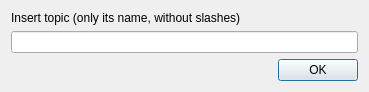
<?xml version="1.0" encoding="UTF-8"?>
<ui version="4.0">
 <class>TopicDialog</class>
 <widget class="QDialog" name="TopicDialog">
  <property name="geometry">
   <rect>
    <x>0</x>
    <y>0</y>
    <width>369</width>
    <height>92</height>
   </rect>
  </property>
  <property name="windowTitle">
   <string>Insert a topic</string>
  </property>
  <layout class="QGridLayout" name="gridLayout">
   <item row="0" column="0">
    <layout class="QVBoxLayout" name="verticalLayout">
     <item>
      <layout class="QVBoxLayout" name="verticalLayout_2">
       <item>
        <widget class="QLabel" name="label">
         <property name="text">
          <string>Insert topic (only its name, without slashes)</string>
         </property>
        </widget>
       </item>
       <item>
        <widget class="QLineEdit" name="lineEdit"/>
       </item>
       <item>
        <layout class="QHBoxLayout" name="horizontalLayout">
         <item>
          <spacer name="horizontalSpacer">
           <property name="orientation">
            <enum>Qt::Horizontal</enum>
           </property>
           <property name="sizeHint" stdset="0">
            <size>
             <width>40</width>
             <height>20</height>
            </size>
           </property>
          </spacer>
         </item>
         <item>
          <widget class="QPushButton" name="okButton">
           <property name="text">
            <string>OK</string>
           </property>
          </widget>
         </item>
        </layout>
       </item>
      </layout>
     </item>
    </layout>
   </item>
  </layout>
 </widget>
 <resources/>
 <connections/>
</ui>
